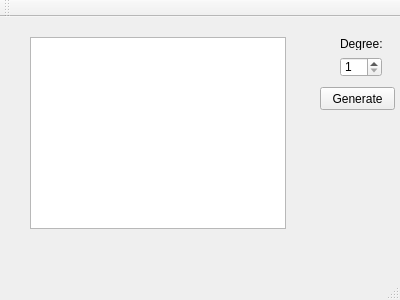
<?xml version="1.0" encoding="UTF-8"?>
<ui version="4.0">
 <class>MainWindow</class>
 <widget class="QMainWindow" name="MainWindow">
  <property name="geometry">
   <rect>
    <x>0</x>
    <y>0</y>
    <width>400</width>
    <height>300</height>
   </rect>
  </property>
  <property name="windowTitle">
   <string>AES generalised S-BOXes</string>
  </property>
  <widget class="QWidget" name="centralWidget">
   <widget class="QSpinBox" name="sbDegree">
    <property name="geometry">
     <rect>
      <x>340</x>
      <y>40</y>
      <width>42</width>
      <height>20</height>
     </rect>
    </property>
    <property name="minimum">
     <number>1</number>
    </property>
    <property name="maximum">
     <number>15</number>
    </property>
   </widget>
   <widget class="QLabel" name="lblDegree">
    <property name="geometry">
     <rect>
      <x>340</x>
      <y>20</y>
      <width>47</width>
      <height>13</height>
     </rect>
    </property>
    <property name="text">
     <string>Degree:</string>
    </property>
   </widget>
   <widget class="QPushButton" name="btnGenerate">
    <property name="geometry">
     <rect>
      <x>320</x>
      <y>70</y>
      <width>75</width>
      <height>23</height>
     </rect>
    </property>
    <property name="text">
     <string>Generate</string>
    </property>
   </widget>
   <widget class="QListView" name="lstIrrPol">
    <property name="geometry">
     <rect>
      <x>30</x>
      <y>20</y>
      <width>256</width>
      <height>192</height>
     </rect>
    </property>
    <property name="editTriggers">
     <set>QAbstractItemView::NoEditTriggers</set>
    </property>
   </widget>
  </widget>
  <widget class="QMenuBar" name="menuBar">
   <property name="geometry">
    <rect>
     <x>0</x>
     <y>0</y>
     <width>400</width>
     <height>21</height>
    </rect>
   </property>
  </widget>
  <widget class="QToolBar" name="mainToolBar">
   <attribute name="toolBarArea">
    <enum>TopToolBarArea</enum>
   </attribute>
   <attribute name="toolBarBreak">
    <bool>false</bool>
   </attribute>
  </widget>
  <widget class="QStatusBar" name="statusBar"/>
 </widget>
 <layoutdefault spacing="6" margin="11"/>
 <resources/>
 <connections/>
</ui>
